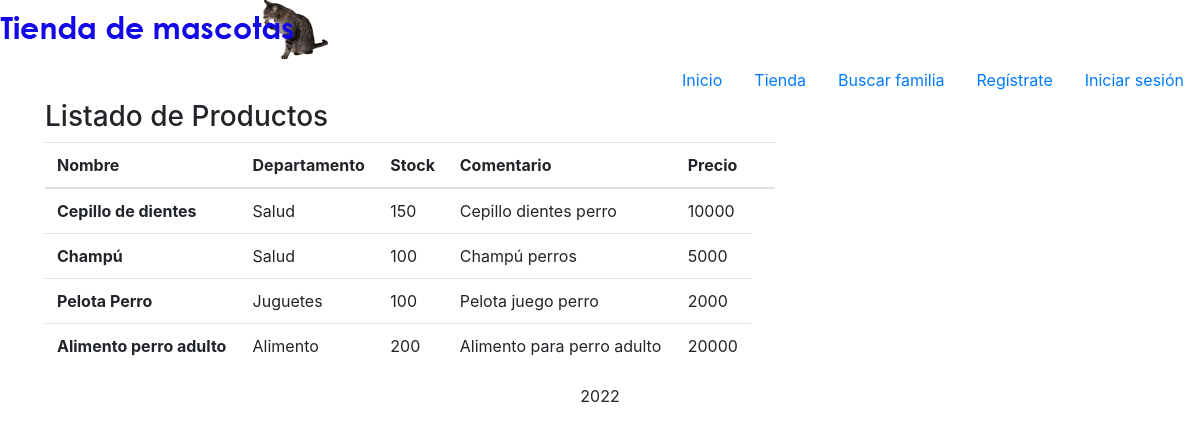
The page /prod_list on the database as committed earlier.
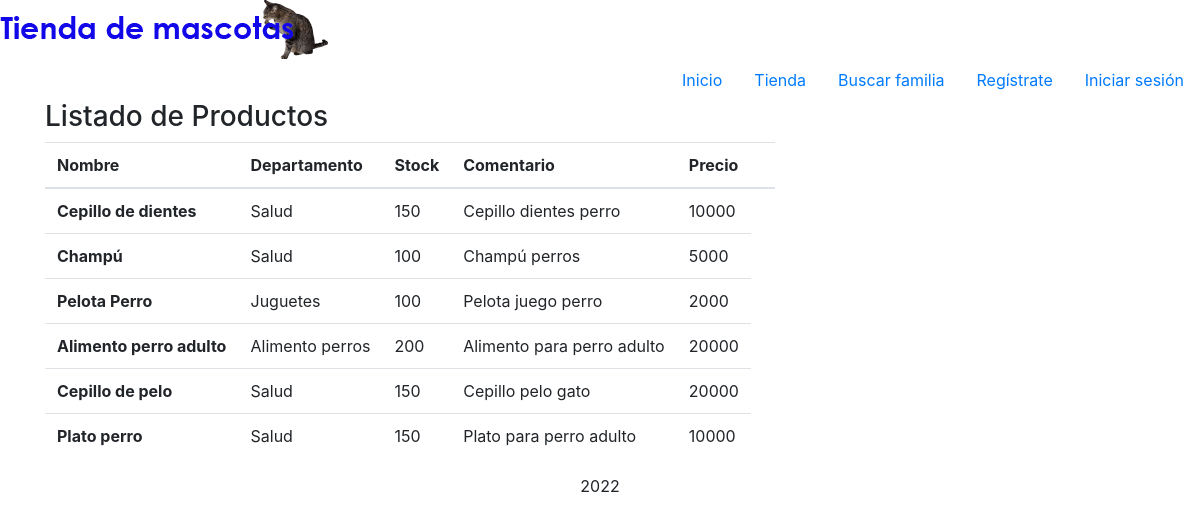
The same page on the database as committed later.
### Registro/models.py (models this page shows, shortened)
class Producto(models.Model):
    departamento = models.ForeignKey(Departamento, null=True, blank=True, on_delete=models.CASCADE)
    nombre = models.CharField(max_length=50)
    tipo = models.CharField(max_length=20)
    stock = models.IntegerField()
    comentario = models.CharField(max_length=50)
    precio = models.IntegerField()

class Departamento(models.Model):
    nombre = models.CharField(max_length=20)
    tipo = models.IntegerField()
    stock = models.IntegerField()
    def __str__(self):
        return self.nombre

### Registro/views.py (the view)
# urls.py: path('prod_list', views.ProdList.as_view(), name='prod_list'),
class ProdList(ListView):
    model = Producto
    template_name = 'Registro/list_prod.html'

### templates/Registro/list_prod.html (shortened to what this page needs)
{% extends 'base.html' %}
{% block content %}
    <h3>Listado de Productos</h3>
{% if object_list %}
<table class="table table-hover">
    <thead>
        <tr>
            <th>Nombre</th>
            <th>Departamento</th>
            <th>Stock</th>
            <th>Comentario</th>
            <th>Precio</th>
            <th></th>
        </tr>
    </thead>
    <tbody>
        {% for producto in object_list %}
        <tr>
            <th scope="row">{{ producto.nombre }} </th>
            <td>{{ producto.departamento }}</td>
            <td>{{ producto.stock }}</td>
            <td>{{ producto.comentario }}</td>
            <td>{{ producto.precio }}</td>
        </tr>
        {% endfor %}
    </tbody>
</table>
{% else %}
    <h1>No hay registros de Departamentos</h1>
{% endif %} {% endblock %}

Rows that differ between the two databases and show on the page:
changed through a linked row, Producto "Alimento perro adulto": departamento "Alimento" → "Alimento perros"
added Producto: nombre "Cepillo de pelo", departamento "Salud", stock "150", comentario "Cepillo pelo gato", precio "20000"
added Producto: nombre "Plato perro", departamento "Salud", stock "150", comentario "Plato para perro adulto", precio "10000"
